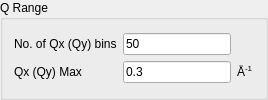
    <widget class="QGroupBox" name="groupBox_Qrange">
     <property name="font">
      <font>
       <weight>50</weight>
       <bold>false</bold>
      </font>
     </property>
     <property name="title">
      <string>Q Range</string>
     </property>
     <layout class="QGridLayout" name="gridLayout_7">
      <item row="0" column="0">
       <layout class="QGridLayout" name="gridLayout_3">
        <item row="0" column="0">
         <widget class="QLabel" name="lblNoQBins">
          <property name="font">
           <font>
            <weight>50</weight>
            <bold>false</bold>
           </font>
          </property>
          <property name="toolTip">
           <string>Number of bins in reciprocal space for the 1D or 2D plot generated by 'Compute'.
Number of Qbins &amp;isin; [2, 1000].</string>
          </property>
          <property name="text">
           <string>No. of Qx (Qy) bins</string>
          </property>
         </widget>
        </item>
        <item row="0" column="1">
         <widget class="QLineEdit" name="txtNoQBins">
          <property name="minimumSize">
           <size>
            <width>0</width>
            <height>18</height>
           </size>
          </property>
          <property name="font">
           <font>
            <weight>50</weight>
            <bold>false</bold>
           </font>
          </property>
          <property name="text">
           <string>50</string>
          </property>
         </widget>
        </item>
        <item row="1" column="0">
         <widget class="QLabel" name="lblQxQyMax">
          <property name="font">
           <font>
            <weight>50</weight>
            <bold>false</bold>
           </font>
          </property>
          <property name="toolTip">
           <string>&lt;html&gt;&lt;head/&gt;&lt;body&gt;&lt;p&gt;Maximum value of Q&lt;span style=&quot; vertical-align:sub;&quot;&gt;x,y&lt;/span&gt;.&lt;/p&gt;&lt;p&gt;Q&lt;span style=&quot; vertical-align:sub;&quot;&gt;x,ymax &lt;/span&gt;&amp;isin; ]0, 1000].&lt;/p&gt;&lt;/body&gt;&lt;/html&gt;</string>
          </property>
          <property name="text">
           <string>Qx (Qy) Max</string>
          </property>
         </widget>
        </item>
        <item row="1" column="1">
         <widget class="QLineEdit" name="txtQxMax">
          <property name="minimumSize">
           <size>
            <width>0</width>
            <height>18</height>
           </size>
          </property>
          <property name="font">
           <font>
            <weight>50</weight>
            <bold>false</bold>
           </font>
          </property>
          <property name="text">
           <string>0.3</string>
          </property>
         </widget>
        </item>
        <item row="1" column="2">
         <widget class="QLabel" name="lbl5">
          <property name="font">
           <font>
            <weight>50</weight>
            <bold>false</bold>
           </font>
          </property>
          <property name="text">
           <string>&lt;html&gt;&lt;head/&gt;&lt;body&gt;&lt;p&gt;Å&lt;span style=&quot; vertical-align:super;&quot;&gt;-1&lt;/span&gt;&lt;/p&gt;&lt;/body&gt;&lt;/html&gt;</string>
          </property>
         </widget>
        </item>
       </layout>
      </item>
     </layout>
    </widget>
